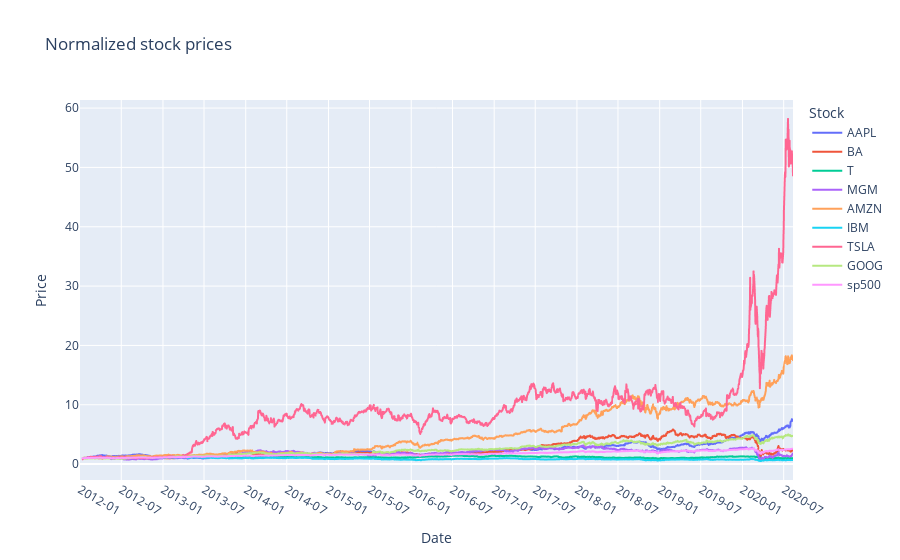

Notebook code for this chart:
### Code cell
plot2(df_scaled)

### Figure 1 — Plotly figure (JSON) as saved in the notebook; plotly's stock layout.template omitted (floating-point values rounded to 4 significant figures; data arrays with more than 128 entries replaced by an {"elided": "..."} marker saying what was removed)
{"data": [{"hovertemplate": "Date: %{x|%Y-%m-%d}<br>Price: %{y}", "legendgroup": "AAPL", "line": {"color": "#636efa", "dash": "solid"}, "marker": {"symbol": "circle"}, "mode": "lines", "name": "AAPL", "showlegend": true, "type": "scattergl", "x": {"elided": "2159 str values"}, "xaxis": "x", "y": {"elided": "2159 float values"}, "yaxis": "y"}, {"hovertemplate": "Date: %{x|%Y-%m-%d}<br>Price: %{y}", "legendgroup": "BA", "line": {"color": "#EF553B", "dash": "solid"}, "marker": {"symbol": "circle"}, "mode": "lines", "name": "BA", "showlegend": true, "type": "scattergl", "x": {"elided": "2159 str values"}, "xaxis": "x", "y": {"elided": "2159 float values"}, "yaxis": "y"}, {"hovertemplate": "Date: %{x|%Y-%m-%d}<br>Price: %{y}", "legendgroup": "T", "line": {"color": "#00cc96", "dash": "solid"}, "marker": {"symbol": "circle"}, "mode": "lines", "name": "T", "showlegend": true, "type": "scattergl", "x": {"elided": "2159 str values"}, "xaxis": "x", "y": {"elided": "2159 float values"}, "yaxis": "y"}, {"hovertemplate": "Date: %{x|%Y-%m-%d}<br>Price: %{y}", "legendgroup": "MGM", "line": {"color": "#ab63fa", "dash": "solid"}, "marker": {"symbol": "circle"}, "mode": "lines", "name": "MGM", "showlegend": true, "type": "scattergl", "x": {"elided": "2159 str values"}, "xaxis": "x", "y": {"elided": "2159 float values"}, "yaxis": "y"}, {"hovertemplate": "Date: %{x|%Y-%m-%d}<br>Price: %{y}", "legendgroup": "AMZN", "line": {"color": "#FFA15A", "dash": "solid"}, "marker": {"symbol": "circle"}, "mode": "lines", "name": "AMZN", "showlegend": true, "type": "scattergl", "x": {"elided": "2159 str values"}, "xaxis": "x", "y": {"elided": "2159 float values"}, "yaxis": "y"}, {"hovertemplate": "Date: %{x|%Y-%m-%d}<br>Price: %{y}", "legendgroup": "IBM", "line": {"color": "#19d3f3", "dash": "solid"}, "marker": {"symbol": "circle"}, "mode": "lines", "name": "IBM", "showlegend": true, "type": "scattergl", "x": {"elided": "2159 str values"}, "xaxis": "x", "y": {"elided": "2159 float values"}, "yaxis": "y"}, {"hovertemplate": "Date: %{x|%Y-%m-%d}<br>Price: %{y}", "legendgroup": "TSLA", "line": {"color": "#FF6692", "dash": "solid"}, "marker": {"symbol": "circle"}, "mode": "lines", "name": "TSLA", "showlegend": true, "type": "scattergl", "x": {"elided": "2159 str values"}, "xaxis": "x", "y": {"elided": "2159 float values"}, "yaxis": "y"}, {"hovertemplate": "Date: %{x|%Y-%m-%d}<br>Price: %{y}", "legendgroup": "GOOG", "line": {"color": "#B6E880", "dash": "solid"}, "marker": {"symbol": "circle"}, "mode": "lines", "name": "GOOG", "showlegend": true, "type": "scattergl", "x": {"elided": "2159 str values"}, "xaxis": "x", "y": {"elided": "2159 float values"}, "yaxis": "y"}, {"hovertemplate": "Date: %{x|%Y-%m-%d}<br>Price: %{y}", "legendgroup": "sp500", "line": {"color": "#FF97FF", "dash": "solid"}, "marker": {"symbol": "circle"}, "mode": "lines", "name": "sp500", "showlegend": true, "type": "scattergl", "x": {"elided": "2159 str values"}, "xaxis": "x", "y": {"elided": "2159 float values"}, "yaxis": "y"}], "layout": {"legend": {"title": {"text": "Stock"}, "tracegroupgap": 0}, "title": {"text": "Normalized stock prices"}, "xaxis": {"anchor": "y", "domain": [0, 1], "dtick": "M6", "range": ["2012-01-01T00:00:00", "2020-08-11T00:00:00"], "tickformat": "%Y-%m", "title": {"text": "Date"}}, "yaxis": {"anchor": "x", "domain": [0, 1], "title": {"text": "Price"}}}}
